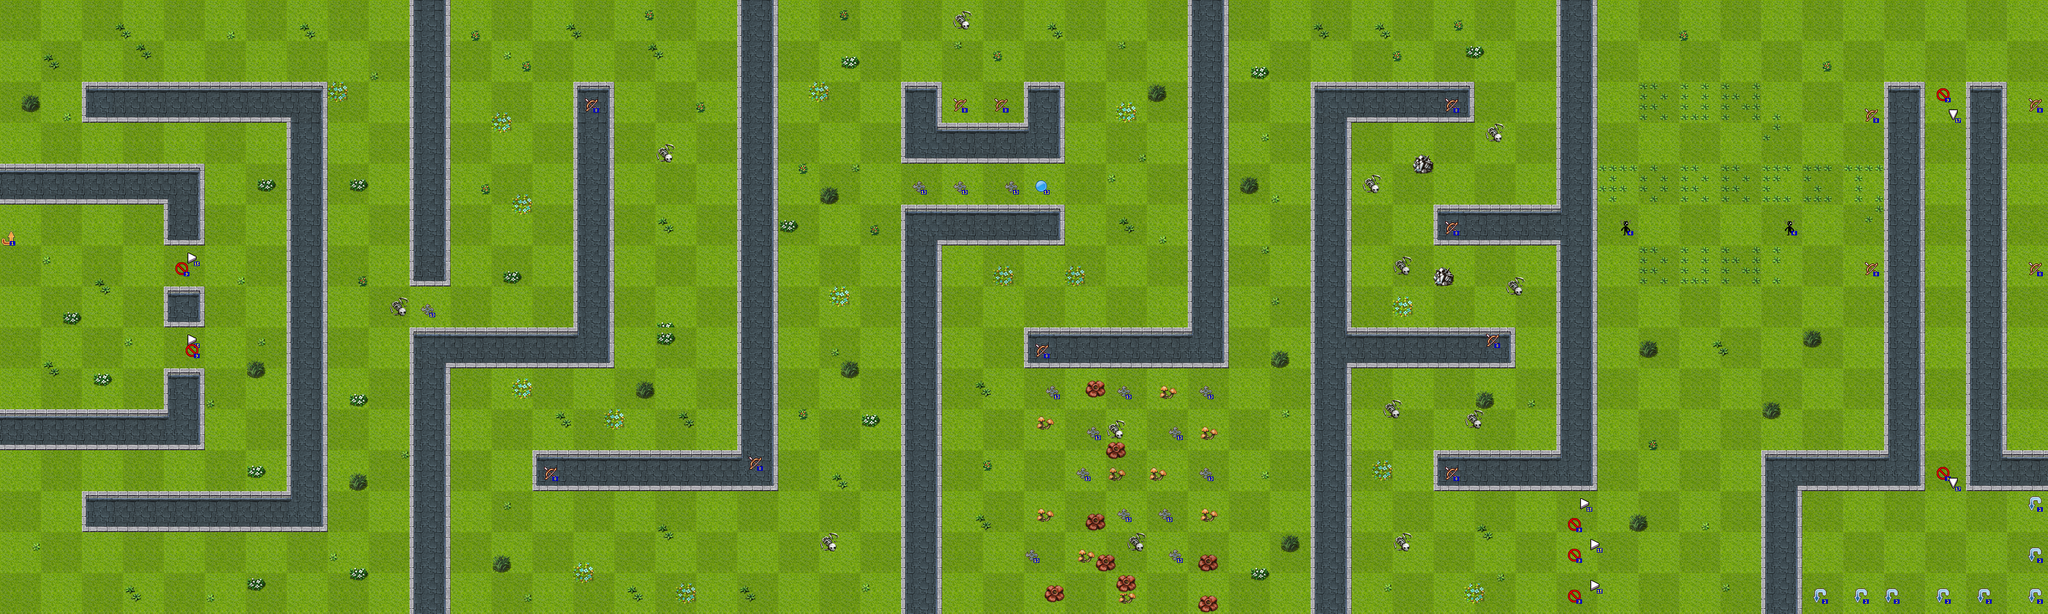

Rendered tile map (Tiled .tmx) drawn with the repository's tilesets; below, a short description and the map source with its tile grids summarised:
An orthogonal 200x60 tile map with 16x16 px tiles, 5 tile layers (background, background-front, (helper: do not export!), foreground, ...), 10 tilesets.

<map version="1.0" orientation="orthogonal" width="200" height="60" tilewidth="16" tileheight="16">
 <properties>
  <property name="subdivision" value="4" />
 </properties>
 <tileset firstgid="1" name="entities" tilewidth="24" tileheight="24">
  <image source="entities.png" width="408" height="24" />
 </tileset>
 <tileset firstgid="18" name="TileA1" tilewidth="16" tileheight="16">
  <image source="../client/img/map/TileA1.png" width="512" height="384" />
 </tileset>
 <tileset firstgid="786" name="TileA2" tilewidth="16" tileheight="16">
  <image source="../client/img/map/TileA2.png" width="512" height="384" />
 </tileset>
 <tileset firstgid="1554" name="TileA3" tilewidth="16" tileheight="16">
  <image source="../client/img/map/TileA3.png" width="512" height="256" />
 </tileset>
 <tileset firstgid="2066" name="TileA4" tilewidth="16" tileheight="16">
  <image source="../client/img/map/TileA4.png" width="512" height="480" />
 </tileset>
 <tileset firstgid="3026" name="TileA5" tilewidth="16" tileheight="16">
  <image source="../client/img/map/TileA5.png" width="256" height="512" />
 </tileset>
 <tileset firstgid="3538" name="TileB" tilewidth="16" tileheight="16">
  <image source="../client/img/map/TileB.png" width="512" height="512" />
 </tileset>
 <tileset firstgid="4562" name="TileC" tilewidth="16" tileheight="16">
  <image source="../client/img/map/TileC.png" width="512" height="512" />
 </tileset>
 <tileset firstgid="5586" name="TileD" tilewidth="16" tileheight="16">
  <image source="../client/img/map/TileD.png" width="512" height="512" />
 </tileset>
 <tileset firstgid="6610" name="TileE" tilewidth="16" tileheight="16">
  <image source="../client/img/map/TileE.png" width="512" height="512" />
 </tileset>
 <layer name="background" width="200" height="60">
  <data>[12000 cells, 12000 non-empty, 24 distinct tile ids]</data>
 </layer>
 <layer name="background-front" width="200" height="60">
  <data>[12000 cells, 789 non-empty, 73 distinct tile ids]</data>
 </layer>
 <layer name="(helper: do not export!)" width="200" height="60" opacity="0.09">
  <data>[12000 cells, 6004 non-empty, 14 distinct tile ids]</data>
 </layer>
 <layer name="foreground" width="200" height="60">
  <data>[12000 cells, 2752 non-empty, 36 distinct tile ids]</data>
 </layer>
 <layer name="entities" width="200" height="60">
  <data>[12000 cells, 55 non-empty, 9 distinct tile ids]</data>
 </layer>
</map>
